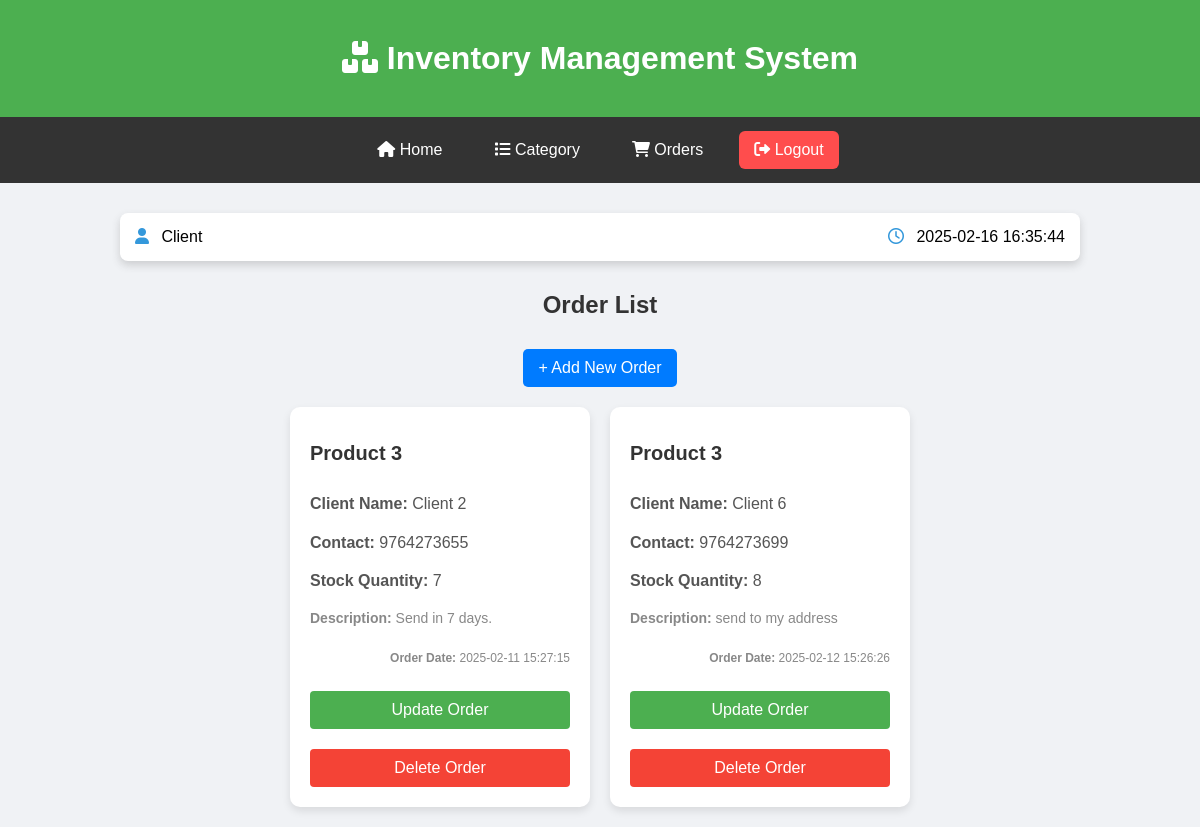
The page /view_orders.php on the database its author committed.
### tables this page shows
CREATE TABLE `orders` (
  `id` int(11) NOT NULL,
  `client_name` varchar(255) NOT NULL,
  `client_contact` varchar(15) NOT NULL,
  `product_name` varchar(255) NOT NULL,
  `product_stock` int(11) NOT NULL,
  `order_description` text DEFAULT NULL,
  `order_date` timestamp NOT NULL DEFAULT current_timestamp()
);

### view_orders.php (the view, shortened to what this page needs)
<?php
include 'db.php';
$sql = "SELECT * FROM orders";
$result = $conn->query($sql);
?>
<!DOCTYPE html>
<html lang="en">
<head>
    <head>
    <link rel="stylesheet" href="https://cdnjs.cloudflare.com/ajax/libs/font-awesome/6.0.0-beta3/css/all.min.css">
    </head>
</head>
<body>
<header>
        <h1><i class="fas fa-boxes"></i> Inventory Management System</h1>
    </header>
    <nav>
        <a href="home1.php"><i class="fa fa-home"></i> Home</a>
        <a href="category1.php"><i class="fa fa-list"></i> Category</a>
        <a href="view_orders.php"><i class="fa fa-shopping-cart"></i> Orders</a>
        <a href="logout.php" class="nav-link logout-btn" name="logout" onclick="return confirmLogout();">
            <i class="fa fa-sign-out-alt"></i> Logout
        </a>
    </nav>
<div class="container">
    <div class="user-info">
    <div>
        <i class="fas fa-user" style="margin-right: 8px; color: #3498db;"></i>     <?php echo htmlspecialchars('Client'); ?>
    </div>
    <div>
        <i class="far fa-clock" style="margin-right: 8px; color: #3498db;"></i> <span id="current-time"><?php echo date('Y-m-d H:i:s'); ?></span>
    </div>
</div>
    <h2 style="margin:30px;">Order List</h2>
    <a href="submit_order.php" class="add-order-btn">+ Add New Order</a>
    <div class="card-container">
        <?php
        if ($result->num_rows > 0) {
            while($row = $result->fetch_assoc()) {
                echo "<div class='card'>";
                echo "<h3>" . htmlspecialchars($row['product_name']) . "</h3>";
                echo "<p><strong>Client Name:</strong> " . htmlspecialchars($row['client_name']) . "</p>";
                echo "<p><strong>Contact:</strong> " . htmlspecialchars($row['client_contact']) . "</p>";
                echo "<p><strong>Stock Quantity:</strong> " . $row['product_stock'] . "</p>";
                echo "<p class='description'><strong>Description:</strong> " . htmlspecialchars($row['order_description']) . "</p>";
                echo "<p class='order-date'><strong>Order Date:</strong> " . $row['order_date'] . "</p>";
                echo "<a href='update_order.php?id=" . $row['id'] . "'><button>Update Order</button></a>";
                echo "<a href='view_orders.php?id=" . $row['id'] . "&action=delete' onclick='return confirm(\"Are you sure you want to delete this order?\");'><button class='delete-btn'>Delete Order</button></a>";
                echo "</div>";
            }
        } else {
            echo "<p>No orders found.</p>";
        }
        ?>
    </div>
</div>
</body>
</html>

### view_orders.php (style rules this page uses)
* { margin: 0; padding: 0; box-sizing: border-box; }
body { background-color: #f0f2f5; font-family: 'Arial', sans-serif; }
header { background-color: #4CAF50; color: white; padding: 40px; text-align: center; }
nav { background-color: #333; display: flex; align-items: center; justify-content: center; padding: 10px; position: relative; }
nav a { color: white; text-align: center; padding: 14px 16px; text-decoration: none; margin: 0 10px; transition: background-color 0.3s, color 0.3s; font-size: 16px; }
.logout-btn { background-color: #ff4d4d; padding: 10px 15px; border-radius: 6px; }
.container { width: 80%; max-width: 1200px; margin: 20px auto; text-align: center; }
h2 { color: #333; }
.add-order-btn { display: inline-block; margin-bottom: 20px; padding: 10px 15px; font-size: 16px; background-color: #007bff; color: white; text-decoration: none; border-radius: 5px; }
.card-container { display: flex; flex-wrap: wrap; gap: 20px; justify-content: center; }
.card { background-color: #fff; box-shadow: 0 4px 8px rgba(0, 0, 0, 0.1); text-align: left; transition: transform 0.2s ease; display: flex; flex-direction: column; justify-content: space-between; background-color: #fff; width: 300px; padding: 20px; border-radius: 10px; height: 400px; }
.card h3 { color: #333; font-size: 20px; margin: 15px 0; }
.card p { font-size: 16px; margin: 5px 0; color: #555; }
.card .description { color: #888; overflow: hidden; text-overflow: ellipsis; white-space: nowrap; margin-bottom: 10px; font-size: 14px; max-height: 100px; }
.card .order-date { font-size: 12px; color: #888; text-align: right; }
.card button { margin-top: 10px; background-color: #4CAF50; color: white; border: none; border-radius: 4px; cursor: pointer; width: 100%; padding: 10px 14px; font-size: 16px; }
.card .delete-btn { background-color: #f44336; }
.user-info { background-color: #fff; padding: 15px 20px; border-radius: 8px; box-shadow: 0 2px 4px rgba(0, 0, 0, 0.04); margin-top:30px; margin-bottom: 10px; display: flex; justify-content: space-between; align-items: center; margin: 30px auto; max-width: 1100px; padding: 15px; background: white; box-shadow: 0 4px 8px rgba(59, 58, 58, 0.2); border-radius: 8px; text-align: center; }

### rows shown on the page
orders: product_name "Product 3", client_name "Client 2", client_contact "9764273655", product_stock "7", order_description "Send in 7 days.", order_date "2025-02-11 15:27:15"
orders: product_name "Product 3", client_name "Client 6", client_contact "9764273699", product_stock "8", order_description "send to my address", order_date "2025-02-12 15:26:26"
